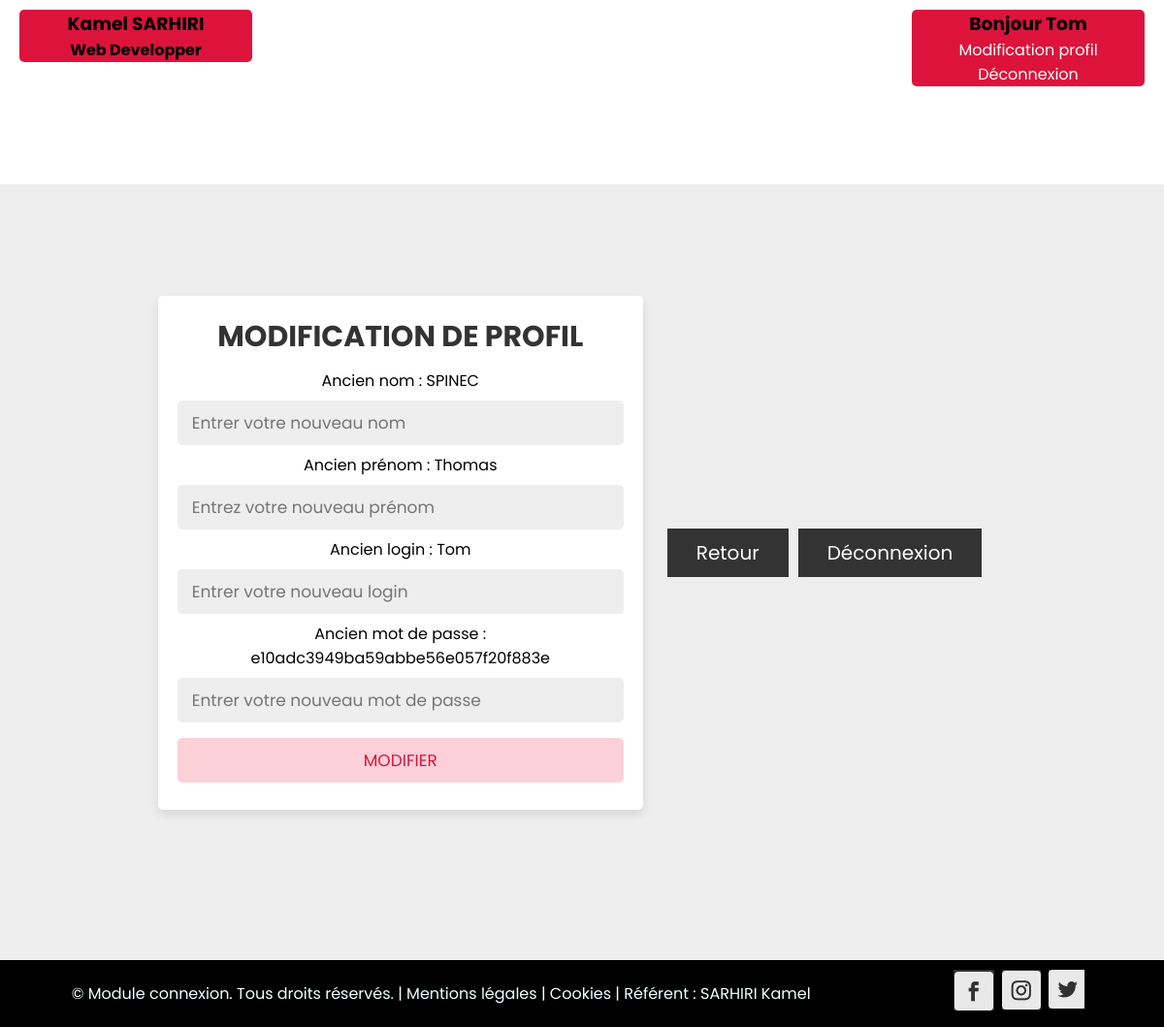
Page /update_profile.php (signed in) on the committed database.
### tables this page shows
CREATE TABLE IF NOT EXISTS `utilisateurs2` (
  `id` int(11) NOT NULL AUTO_INCREMENT,
  `login` varchar(255) NOT NULL,
  `prenom` varchar(255) NOT NULL,
  `nom` varchar(255) NOT NULL,
  `password` varchar(255) NOT NULL,
  `usertype` varchar(255) NOT NULL DEFAULT 'user',
  PRIMARY KEY (`id`)
);

### update_profile.php (the view, shortened to what this page needs)
<?php
@include 'config.php';
$select = "SELECT * FROM utilisateurs2 WHERE login = '".$_SESSION['user_name']."'";
    $result = mysqli_query($conn, $select);
    if(mysqli_num_rows($result) > 0){
    $row = mysqli_fetch_assoc($result);
}
?>
<!DOCTYPE html>
<html lang="fr">
<head>
    <link rel="stylesheet" href="style2.css" media="screen" type="text/css" />
</head>
<body>
    <header>
        <div class="container">
            <div id="left">
                <h3>Kamel SARHIRI</h3>
                <h4>Web Developper</h4>
            </div>
            <div id="right">
                <?php
                    if (isset($_GET['deconnexion'])){
                        if($_GET['deconnexion']==true){
                            session_unset();
                            header('Location: Index.php');
                        }
                    }
                    else if(isset($_SESSION['user_name'])){
                        $user = $_SESSION['user_name'];
                        echo "<div id='center'>
                                <h3>Bonjour $user</h3>
                            </div>";
                        if ($user != 'admin') {
                            echo "<nav>
                                <ul>
                                    <li><a class='a_head'href='update_profile.php'>Modification profil</a></li>
                                    <li><a class='a_head' href='logout.php'>Déconnexion</a></li>
                                </ul>
                            </nav>";
                        }
                    }
                ?>
            </div>
        </div>
    </header>
    <br>
    <br>
    <br>
    <br>
    <br>
    <br>
    <div class="form-container">
        <form action="" method="post" enctype="multipart/form-data">
            <h3>Modification de profil</h3>
            <span>Ancien nom : </span><?php echo "$row[nom]"?>
            <input type="text" name="name" value="" placeholder="Entrer votre nouveau nom">
            <span>Ancien prénom : </span><?php echo "$row[prenom]"?>
            <input type="text" name="lastname" value="" placeholder="Entrez votre nouveau prénom">
            <span>Ancien login : </span><?php echo "$row[login]"?>
            <input type="text" name="login" value="" placeholder="Entrer votre nouveau login">
            <span>Ancien mot de passe : </span><?php echo "$row[password]"?>
            <input type="password" name="cpassword" value="" placeholder="Entrer votre nouveau mot de passe">
            <input type="submit" name="submit" value="Modifier" class="form-btn">
        </form>
        <div class="container">
             <div class=content>
                <a href="user_page.php" class="btn">Retour</a>
            </div>
            <div class=content>
                <a href="logout.php" class="btn">Déconnexion</a>
            </div>
        </div>
    </div>
    <footer class="footer_2" style="padding-top: 10px; padding-bottom: 10px">
        <div>
            <p>
                © Module connexion. Tous droits réservés. | Mentions légales | Cookies |
                Référent  : SARHIRI Kamel
            </p>
        </div>
        <div>
            <ul class="reseaux">
                <li>
                    <a
                        href="https://www.facebook.com/ksarhi"
                        title="Suivez sur Facebook"
                        target="_blank"
                    >
                        <img
                        loading="lazy"
                        src="footer-picto-facebook.jpg"
                        alt="Suivez sur Facebook"
                        title="Suivez sur Facebook"
                        height="auto"
                        width="auto"
                        />
                    </a>
                </li>
                <li>
                    <a
                        href="https://www.instagram.com/kamelsarhi/"
                        title="Suivez sur Instagram"
                        target="_blank"
                    >
                        <img
                        src="footer-picto-instagram.jpg"
                        alt="Suivez sur Instagram"
                        title="Suivez sur Instagram"
                        height="auto"
                        width="auto"
                        />
                    </a>
                </li>
                <li>
                    <a
                        href="https://twitter.com/fcbarcelona_fra"
                        title="Suivez sur Twitter"
                        target="_blank"
                    >
                        <img
                        loading="lazy"
                        src="footer-picto-twitter.jpg"
                        alt="Suivez sur Twitter"
                        title="Suivez sur Twitter"
                        height="auto"
                        width="auto"
                        />
                    </a>
                </li>
            </ul>
        </div>
    </footer>
</body>
</html>

### style2.css (style rules this page uses)
* { margin: 0; padding: 0; box-sizing: border-box; outline: none; border: none; font-family: "Poppins", sans-serif; }
.container { display: flex; align-items: center; justify-content: center; padding: 20px; }
.container .content { text-align: center; }
.container .content .btn { display: inline-block; padding: 10px 30px; font-size: 20px; background: #333; color: #fff; margin: 0 5px; text-decoration: none; text-transform: capitalize; }
.form-container { min-height: 100vh; display: flex; align-items: center; justify-content: center; padding: 20px; padding-bottom: 60px; background: #eee; }
.form-container form { padding: 20px; border-radius: 5px; box-shadow: 0 5px 10px rgba(0, 0, 0, 0.1); background: #fff; text-align: center; width: 500px; }
.form-container form h3 { font-size: 30px; text-transform: uppercase; margin-bottom: 10px; color: #333; }
.form-container form input, .form-container form select { width: 100%; padding: 10px 15px; margin: 8px 0; font-size: 17px; background: #eee; border-radius: 5px; }
.form-container form .form-btn { background: #fbd0d9; color: crimson; text-transform: uppercase; text-transform: capitalize font-size: 20px; cursor: pointer; }
#left { background: crimson; width: 20%; position: absolute; top: 10px; left: 10px; margin-left: 10px; border-radius: 5px; text-align: center; }
#right { background: crimson; width: 20%; position: absolute; top: 10px; right: 10px; margin-right: 10px; border-radius: 5px; text-align: center; }
#right a { color: #fff; text-decoration: none; }
#right ul { list-style: none; }
.footer_2 { display: flex; flex-flow: row wrap; justify-content: space-around; align-items: center; background-color: #000000; color: #f2ffff; padding-top: 2%; padding-bottom: 2%; }
.reseaux { display: flex; flex-flow: row wrap; justify-content: center; list-style-type: none; }
.reseaux a { margin-right: 8px; }

### rows in the picture
utilisateurs2: nom "SPINEC", prenom "Thomas", login "Tom", password "e10adc3949ba59abbe56e057f20f883e"

### other values in the picture
$user "Tom"
